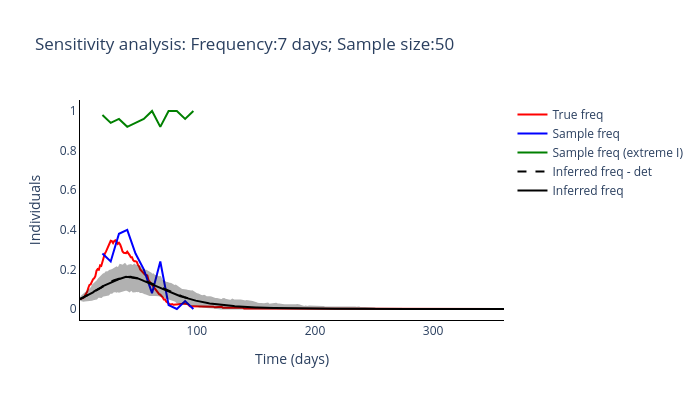

Source (notebook cell):
### Code cell
routine_run(freq_samplying_range[2], sample_size_range[3])

### Figure 1 — Plotly figure (JSON) as saved in the notebook; plotly's stock layout.template omitted (floating-point values rounded to 4 significant figures; data arrays with more than 128 entries replaced by an {"elided": "..."} marker saying what was removed)
{"data": [{"line": {"color": "red"}, "mode": "lines", "name": "True freq", "type": "scatter", "x": {"elided": "360 int values"}, "y": {"elided": "360 float values"}}, {"line": {"color": "blue"}, "mode": "lines", "name": "Sample freq", "type": "scatter", "x": [20, 27, 34, 41, 48, 55, 62, 69, 76, 83, 90, 97], "y": [0.28, 0.24, 0.38, 0.4, 0.28, 0.2, 0.08, 0.24, 0.02, 0, 0.04, 0]}, {"line": {"color": "green"}, "mode": "lines", "name": "Sample freq (extreme I)", "type": "scatter", "x": [20, 27, 34, 41, 48, 55, 62, 69, 76, 83, 90, 97], "y": [0.98, 0.94, 0.96, 0.92, 0.94, 0.96, 1, 0.92, 1, 1, 0.96, 1]}, {"line": {"color": "black", "dash": "dash"}, "mode": "lines", "name": "Inferred freq - det", "type": "scatter", "x": {"elided": "360 int values"}, "y": [0.05, 0.05267, 0.05544, 0.05832, 0.06128, 0.06434, 0.0675, 0.07073, 0.07405, 0.07745, 0.08091, 0.08444, 0.08801, 0.09165, 0.09532, 0.09903, 0.1027, 0.1065, 0.1101, 0.1138, 0.1174, 0.1209, 0.1244, 0.1277, 0.131, 0.1341, 0.1371, 0.14, 0.1427, 0.1452, 0.1476, 0.1498, 0.1518, 0.1536, 0.1552, 0.1566, 0.1578, 0.1588, 0.1595, 0.16, 0.1603, 0.1604, 0.1602, 0.1599, 0.1594, 0.1586, 0.1577, 0.1566, 0.1554, 0.1539, 0.1524, 0.1506, 0.1488, 0.1468, 0.1447, 0.1425, 0.1402, 0.1379, 0.1354, 0.1329, 0.1303, 0.1278, 0.1251, 0.1225, 0.1198, 0.1171, 0.1144, 0.1117, 0.109, 0.1063, 0.1036, 0.1009, 0.09825, 0.09562, 0.09302, 0.09045, 0.08792, 0.08543, 0.08297, 0.08056, 0.07819, 0.07586, 0.07358, 0.07134, 0.06915, 0.06701, 0.06492, 0.06287, 0.06088, 0.05893, 0.05703, 0.05519, 0.05339, 0.05163, 0.04993, 0.04827, 0.04666]}, {"line": {"color": "black"}, "mode": "lines", "name": "Inferred freq", "type": "scatter", "x": {"elided": "360 int values"}, "y": {"elided": "360 float values"}}, {"fill": "toself", "fillcolor": "black", "line": {"color": "black"}, "mode": "lines", "name": "Inferred freq", "opacity": 0.3, "showlegend": false, "type": "scatter", "x": {"elided": "720 int values"}, "y": {"elided": "720 float values"}}], "layout": {"height": 400, "plot_bgcolor": "white", "title": {"text": "Sensitivity analysis: Frequency:7 days; Sample size:50"}, "width": 700, "xaxis": {"linecolor": "black", "title": {"text": "Time (days)"}}, "yaxis": {"linecolor": "black", "title": {"text": "Individuals"}}}}
